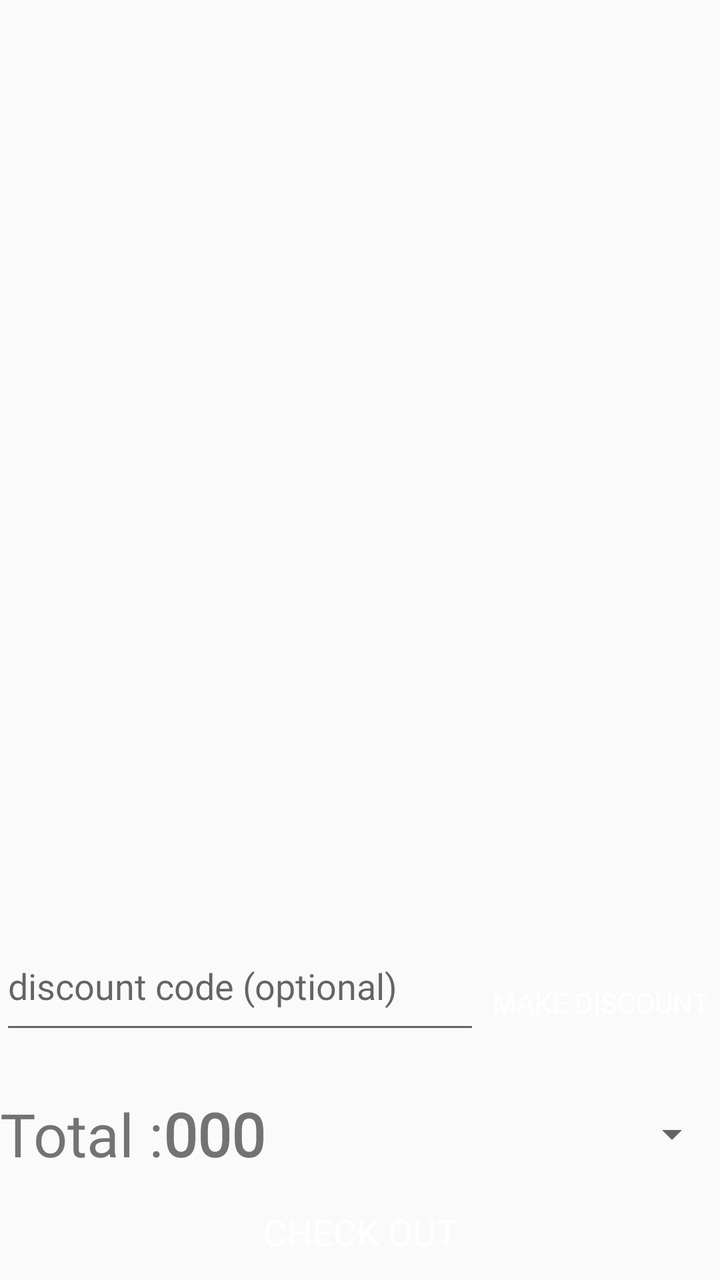
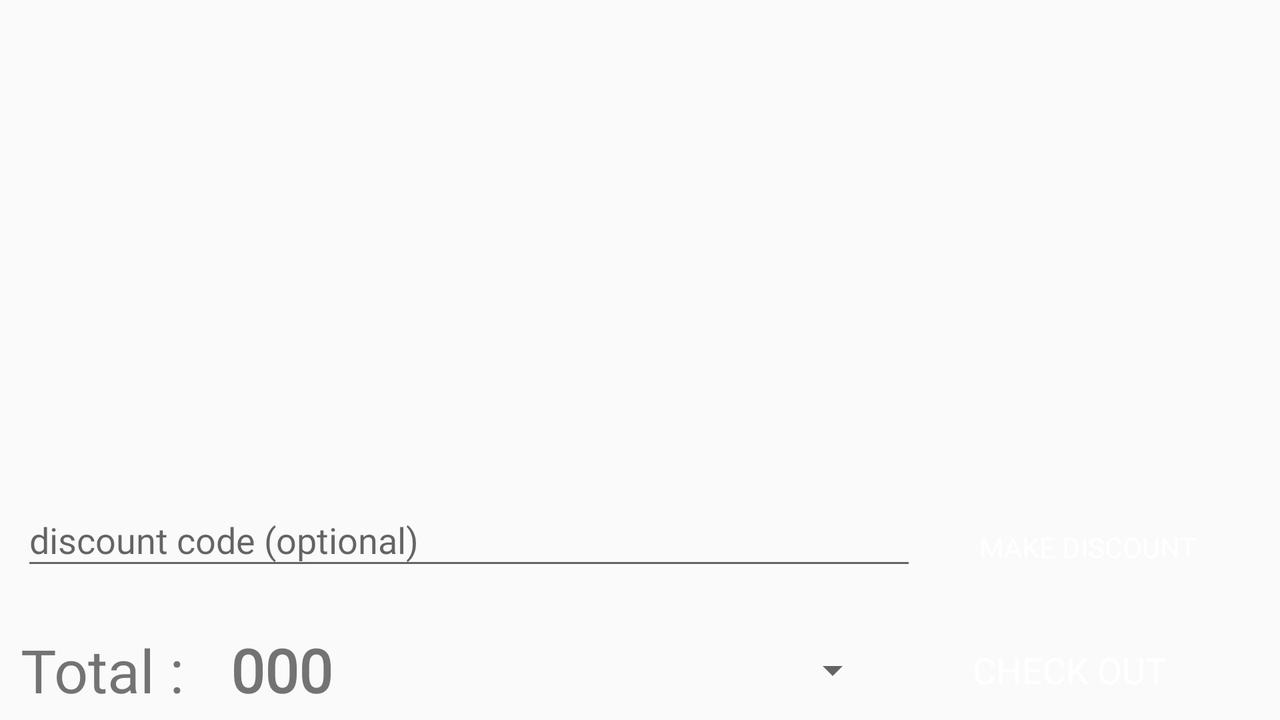

The same Android screen from two of the app's own layout files: first res/layout/ as a phone draws it, then the repository's variant for another configuration, drawn on a device whose configuration selects that folder. Both files follow.
<!-- AndroidManifest.xml: application theme Theme.alnadafinalproject -->
<!-- res/layout/fragment_invoice_product.xml -->
<?xml version="1.0" encoding="utf-8"?>
<FrameLayout xmlns:android="http://schemas.android.com/apk/res/android"
    xmlns:app="http://schemas.android.com/apk/res-auto"
    xmlns:tools="http://schemas.android.com/tools"
    android:layout_width="match_parent"
    android:layout_height="match_parent"
    tools:context=".invoice.InvoiceProductFragment">

    <androidx.constraintlayout.widget.ConstraintLayout
        android:layout_width="match_parent"
        android:layout_height="match_parent">

        <androidx.recyclerview.widget.RecyclerView
            android:id="@+id/rfProductsCart"
            android:layout_width="0dp"
            android:layout_height="0dp"
            app:layout_constraintBottom_toTopOf="@+id/linearLayout5"
            app:layout_constraintEnd_toEndOf="parent"
            app:layout_constraintStart_toStartOf="parent"
            app:layout_constraintTop_toTopOf="parent" />


        <LinearLayout
            android:id="@+id/linearLayout4"
            android:layout_width="0dp"
            android:layout_height="wrap_content"
            android:gravity="center"
            android:orientation="horizontal"
            app:layout_constraintBottom_toTopOf="@+id/checkoutbtn"
            app:layout_constraintEnd_toEndOf="parent"
            app:layout_constraintHorizontal_bias="0.0"
            app:layout_constraintStart_toStartOf="parent">

            <TextView
                android:layout_width="wrap_content"
                android:layout_height="wrap_content"
                android:text="@string/total"
                android:textSize="30dp" />


            <TextView
                android:id="@+id/total"
                android:layout_width="wrap_content"
                android:layout_height="wrap_content"
                android:text="000"
                android:textSize="30dp"
                android:textStyle="bold" />

            <Spinner
                android:id="@+id/selectCustomer"
                android:layout_width="match_parent"
                android:layout_height="50dp"
                android:layout_weight="1"
                android:inputType="none"
                android:paddingTop="16dp"
                android:paddingBottom="16dp" />

        </LinearLayout>


        <LinearLayout
            android:id="@+id/linearLayout5"
            android:layout_width="match_parent"
            android:layout_height="wrap_content"
            android:gravity="center"
            android:weightSum="3"
            android:orientation="horizontal"
            app:layout_constraintBottom_toTopOf="@+id/linearLayout4"
            app:layout_constraintEnd_toEndOf="parent"
            app:layout_constraintStart_toStartOf="parent">

            <com.google.android.material.textfield.TextInputLayout
                android:layout_width="0dp"
                android:layout_weight="2"
                android:layout_height="wrap_content">

                <com.google.android.material.textfield.TextInputEditText
                    android:id="@+id/code_name"
                    android:layout_width="match_parent"
                    android:layout_height="wrap_content"
                    android:layout_marginBottom="20dp"
                    android:hint="@string/discount_code_optional"
                    android:inputType="text"
                    android:paddingBottom="16dp" />

            </com.google.android.material.textfield.TextInputLayout>

            <Button
                android:layout_weight="1"
                android:id="@+id/caldisbtn"
                android:layout_width="0dp"
                android:layout_height="wrap_content"
                android:background="@drawable/cornered_button"
                android:text="@string/make_discount"
                android:textColor="@android:color/white"
           />

        </LinearLayout>

        <Button
            android:id="@+id/checkoutbtn"
            android:layout_width="0dp"
            android:layout_height="wrap_content"
            android:layout_margin="@dimen/margin_short"
            android:background="@drawable/cornered_button"
            android:text="@string/check_out"
            android:textColor="@android:color/white"
            android:textSize="18dp"
            app:layout_constraintBottom_toBottomOf="parent"
            app:layout_constraintEnd_toEndOf="parent"
            app:layout_constraintStart_toStartOf="parent" />

    </androidx.constraintlayout.widget.ConstraintLayout>

</FrameLayout>
<!-- resources referenced by this layout -->
<resources>
  <string name="check_out">Check Out</string>
  <string name="discount_code_optional">discount code (optional)</string>
  <string name="make_discount">make discount</string>
  <string name="total">Total :</string>
  <style name="Theme.alnadafinalproject" parent="Theme.AppCompat.DayNight.NoActionBar">
          
          <item name="colorPrimary">#CD676D6E</item>
          <item name="colorPrimaryVariant">@color/purple_700</item>
          <item name="colorOnPrimary">#000000</item>
          
          <item name="colorSecondary">@color/teal_200</item>
          <item name="colorSecondaryVariant">@color/teal_700</item>
          <item name="colorOnSecondary">@color/black</item>
          
          <item name="android:statusBarColor" tools:targetApi="l">?attr/colorPrimaryVariant</item>
          <item name="colorPrimaryDark">@color/colorPrimaryDark</item>
          <item name="colorAccent">@color/colorAccent</item>
          <item name="fontFamily">@font/cairo</item>
          
      </style>
  <color name="purple_700">#FF3700B3</color>
  <color name="teal_200">#FF03DAC5</color>
  <color name="teal_700">#FF018786</color>
  <color name="black">#FF000000</color>
  <color name="colorPrimaryDark">#212121</color>
  <color name="colorAccent">#ff6d00</color>
</resources>
<!-- res/layout-land/fragment_invoice_product.xml (the repository's variant of the layout above) -->
<!-- drawn on the phone turned sideways -->
<?xml version="1.0" encoding="utf-8"?>
<FrameLayout xmlns:android="http://schemas.android.com/apk/res/android"
    xmlns:app="http://schemas.android.com/apk/res-auto"
    xmlns:tools="http://schemas.android.com/tools"
    android:layout_width="match_parent"
    android:layout_height="match_parent"
    tools:context=".invoice.InvoiceProductFragment">

    <androidx.constraintlayout.widget.ConstraintLayout
        android:layout_width="match_parent"
        android:layout_height="match_parent">

        <androidx.recyclerview.widget.RecyclerView
            android:id="@+id/rfProductsCart"
            android:layout_width="0dp"
            android:layout_height="0dp"
            app:layout_constraintBottom_toTopOf="@+id/linearLayout5"
            app:layout_constraintEnd_toEndOf="parent"
            app:layout_constraintStart_toStartOf="parent"
            app:layout_constraintTop_toTopOf="parent" />


        <LinearLayout
            android:id="@+id/linearLayout4"
            android:layout_width="match_parent"
            android:layout_height="wrap_content"
            android:orientation="horizontal"
            android:weightSum="3"
            android:gravity="center"
            android:layout_gravity="center"
            app:layout_constraintBottom_toBottomOf="parent"
            app:layout_constraintEnd_toEndOf="parent"
            app:layout_constraintStart_toStartOf="parent">

            <TextView
                android:layout_width="0dp"
                android:layout_height="wrap_content"
                android:text="@string/total"
                android:textSize="30dp"
                android:layout_weight=".5"/>


            <TextView
                android:id="@+id/total"
                android:layout_width="0dp"
                android:layout_height="wrap_content"
                android:layout_marginEnd="10dp"
                android:text="000"
                android:layout_weight=".5"
                android:textSize="30dp"
                android:textStyle="bold"

                />

            <Spinner
                android:id="@+id/selectCustomer"
                android:layout_width="0dp"
                android:layout_height="50dp"
                android:inputType="none"
                android:paddingTop="16dp"
                android:paddingBottom="16dp"
                android:layout_weight="1"

                />

            <Button
                android:id="@+id/checkoutbtn"
                android:layout_width="0dp"
                android:layout_height="wrap_content"
                android:layout_margin="@dimen/margin_short"
                android:layout_weight=".9"
                android:background="@drawable/cornered_button"
                android:text="@string/check_out"
                android:textColor="@android:color/white"
                android:textSize="18dp"
                app:layout_constraintBottom_toBottomOf="parent"
                app:layout_constraintEnd_toEndOf="parent" />

        </LinearLayout>

        <LinearLayout
            android:id="@+id/linearLayout5"
            android:layout_width="match_parent"
            android:layout_height="wrap_content"
            android:gravity="center"
            android:weightSum="3"
            android:orientation="horizontal"
            app:layout_constraintBottom_toTopOf="@+id/linearLayout4"
            app:layout_constraintEnd_toEndOf="parent"
            app:layout_constraintStart_toStartOf="parent">

            <com.google.android.material.textfield.TextInputLayout
                android:layout_width="0dp"
                android:layout_weight="2.1"
                android:layout_height="wrap_content">

                <com.google.android.material.textfield.TextInputEditText
                    android:id="@+id/code_name"
                    android:layout_width="match_parent"
                    android:layout_height="wrap_content"
                    android:layout_marginBottom="20dp"
                    android:hint="@string/discount_code_optional"
                    android:inputType="text"
               />

            </com.google.android.material.textfield.TextInputLayout>

            <Button
                android:id="@+id/caldisbtn"
                android:layout_width="0dp"
                android:layout_height="wrap_content"
                android:layout_weight=".8"
                android:background="@drawable/cornered_button"
                android:text="@string/make_discount"
                android:textColor="@android:color/white" />


        </LinearLayout>



    </androidx.constraintlayout.widget.ConstraintLayout>

</FrameLayout>
